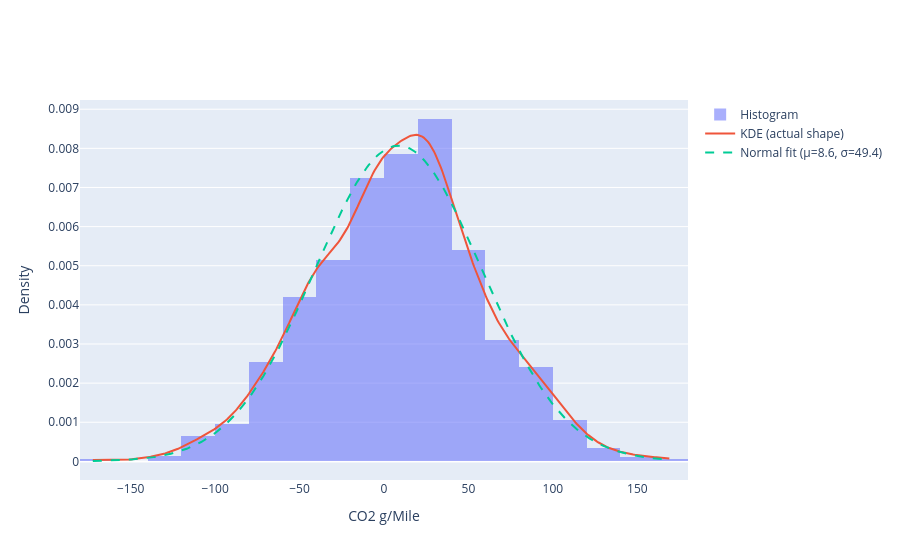

The cell this chart's notebook holds for it:
### Markdown cell above
2. CO2 Emission Grams/Mile

### Code cell
# your code here
from scipy.stats import norm, gaussian_kde

fig = go.Figure()

# Layer 1: Density histogram — each bar's height is probability density
fig.add_trace(go.Histogram(
    x=data, nbinsx=30,
    histnorm="probability density",
    opacity=0.55, name="Histogram"
))

# Layer 2: KDE — non-parametric smooth curve fitted to real data
# no assumption about distribution shape — just follows the data
kde   = gaussian_kde(data)
x_kde = np.linspace(data.min(), data.max(), 400)
fig.add_trace(go.Scatter(
    x=x_kde, y=kde(x_kde), mode="lines", name="KDE (actual shape)"
))

# Layer 3: norm.fit() finds best μ and σ for a hypothetical normal fit
# the RIGHT TAIL on the KDE is longer than on this dashed line
# → that gap is exactly what "right-skewed, not normal" looks like visually
fitted_mean, fitted_std = norm.fit(data)
x_pdf = np.linspace(data.min(), data.max(), 400)
fig.add_trace(go.Scatter(
    x=x_pdf, y=norm.pdf(x_pdf, loc=fitted_mean, scale=fitted_std),
    mode="lines", line=dict(dash="dash"),
    name=f"Normal fit (μ={fitted_mean:.1f}, σ={fitted_std:.1f})"
))

fig.update_xaxes(title_text="CO2 g/Mile")
fig.update_yaxes(title_text="Density")
fig.show()

### Figure 1 — Plotly figure (JSON) as saved in the notebook; plotly's stock layout.template omitted (floating-point values rounded to 4 significant figures; data arrays with more than 128 entries replaced by an {"elided": "..."} marker saying what was removed)
{"data": [{"histnorm": "probability density", "name": "Histogram", "nbinsx": 30, "opacity": 0.55, "type": "histogram", "x": {"elided": "1000 float values"}}, {"mode": "lines", "name": "KDE (actual shape)", "type": "scatter", "x": {"elided": "400 float values"}, "y": {"elided": "400 float values"}}, {"line": {"dash": "dash"}, "mode": "lines", "name": "Normal fit (μ=8.6, σ=49.4)", "type": "scatter", "x": {"elided": "400 float values"}, "y": {"elided": "400 float values"}}], "layout": {"xaxis": {"title": {"text": "CO2 g/Mile"}}, "yaxis": {"title": {"text": "Density"}}}}
